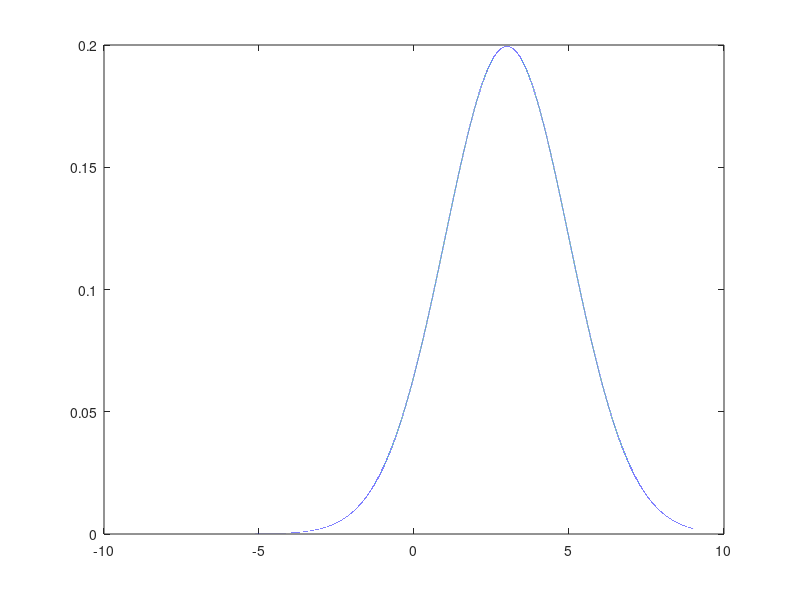

This figure's MATLAB source: (Note: this script raises an error after producing the figure.)
%% Calcolo probabilità in una N(\mu \sigma)
media=3;
varianza=4;

sigma=sqrt(varianza);

% la probabilità di ottenere un valore minore di 1.2
disp('--------------')
disp('P(X<1.2) in N(3,4)')
disp(normcdf(1.2,media,sigma))

% la probabilità di ottenere un valore compreso tra 5 e 6 in N(3,4)
disp('--------------')
disp('P(5<X<6) in N(3,4)')
prob56=normcdf(6,media,sigma)-normcdf(5,media,sigma);
disp(prob56)

%%  Rappresentazione grafica Pr 5<X<6 tramite normspec
% QUESTA SECTION  NON E' NEL LIBRO
x=(-9:0.0001:9)';
ypdf=normpdf(x,media,sigma);
plot(x,ypdf);
normspec([5 6],media,sigma,'inside')
title(['Funzione di densità: N('  num2str(media) ',' num2str(varianza) ')'])
ylabel(['Pr(5<X<6)=' num2str(prob56)])


%%  Rappresentazione grafica Pr 5<X<6

% Calcolo della densità tramita la funzione normpdf
x=(-9:0.0001:9)';
ypdf=normpdf(x,media,sigma);
plot(x,ypdf);
title(['Funzione di densità: N('  num2str(media) ',' num2str(varianza) ')'])

% Istruzione hold('on') per sovrapporre il grafico che segue al grafico
% precedente
hold('on')

% a = posizione dell'ultimo valore del vettore x <=5
a=find(x<=5,1,'last');
% b= posizione del primo valore del vettore x >=6
b=find(x>=6,1);
% Utilizza la funzione fill nell'intervallo x(a:b)
fill(x(a:b),[0;ypdf(a+1:b-1);0],'g')
ylabel(['Pr(5<X<6)=' num2str(prob56)])
% print -depsc figs\normfill.eps;

%% Quantili

% quantile 0.975 (valore che lascia alla sua sinistra una prob. di 2.5 per
% cento) in N(3,4)
disp('Quantile 0.975 in N(3,4)')
disp(norminv(0.975,media,sigma))


% quantili nella N(0,1)
quant=[0.005, 0.025, 0.975 0.995];
nomiquant="z"+quant;
xz=norminv(quant);
xzt=array2table(xz,"VariableNames",nomiquant);
disp("Quantili in una N(0,1)")
disp(xzt)


